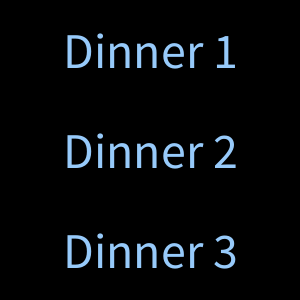
Frame 1 (no input)
Frame 60 (the mouse pressed at the canvas centre just before this capture): identical to frame 1, image omitted
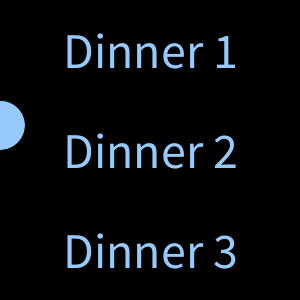
Frame 120 (the mouse held since frame 60 and released just before this capture)

The Processing sketch that drew these frames (run headless with seeded random() and noise(); from frame 60 on, the mouse is pressed at the canvas centre):

// Processing sketch: week13_5_dinner_mouse
// ── week13_5_dinner_mouse.pde
void setup(){
  size(300,300);
  fill(#97CAFA);
  textSize(50);
  textAlign(CENTER,CENTER);
}
int choice =-1;
void draw(){
  background(#00000000);
  text("Dinner 1",150,50);
  text("Dinner 2",150,150);
  text("Dinner 3",150,250); 
  if(choice==0) ellipse(0,25,50,50);
  if(choice==1) ellipse(0,125,50,50);
  if(choice==2) ellipse(0,225,50,50);
}
void mousePressed(){
  choice = int(random(3));//random choose one of zero to two.
}
